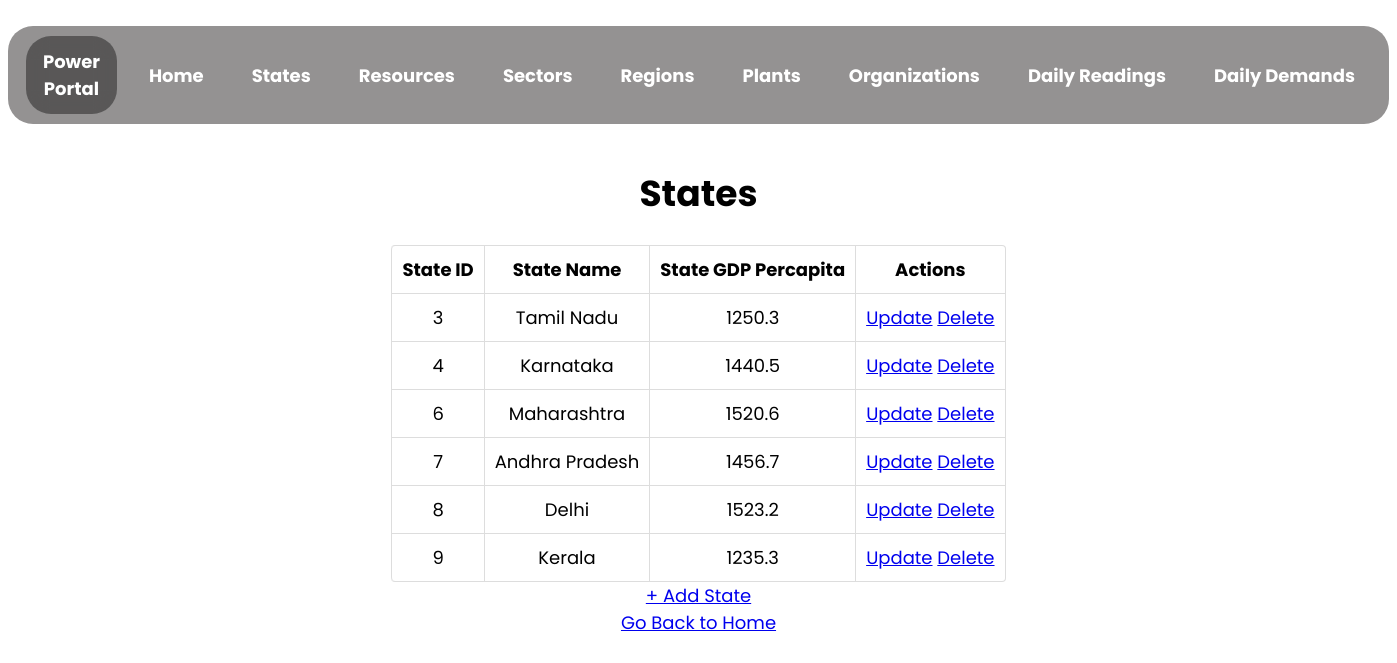
Before: /state with the older database file.
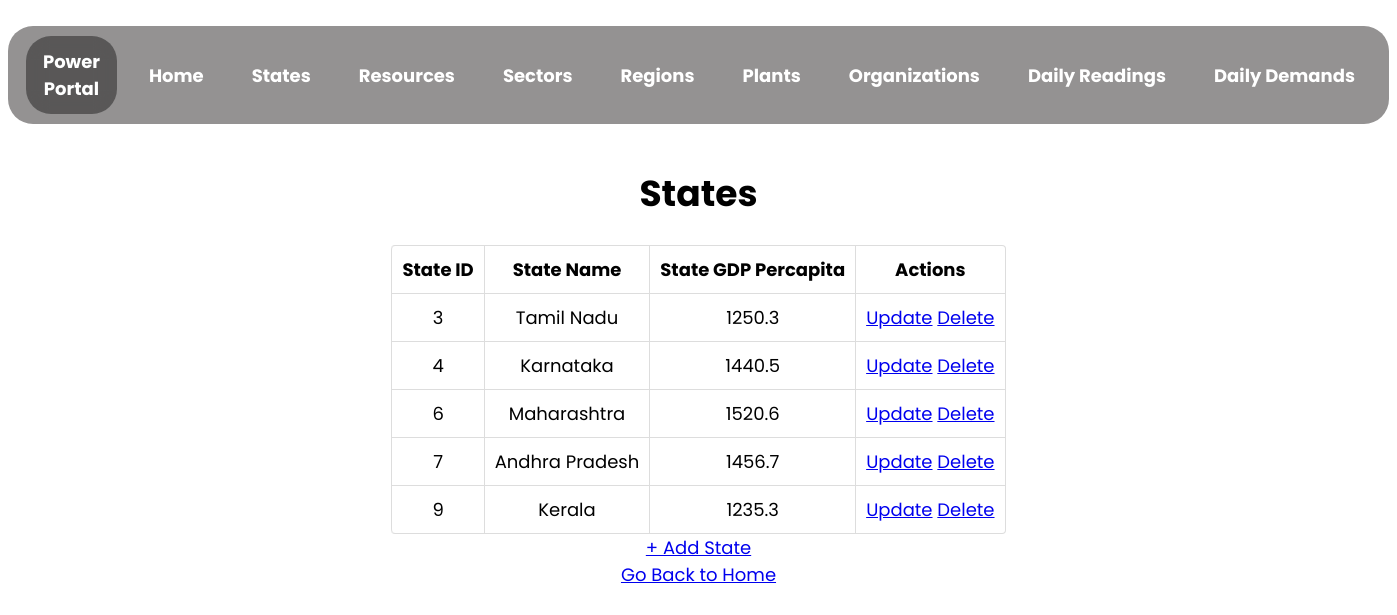
After: the same page with the newer database file.
### app.py (models this page shows)
class State(db.Model):
    __tablename__ = "states"
    state_id = db.Column(db.Integer, autoincrement = True, primary_key = True, unique = True, nullable = False)
    state_name = db.Column(db.String, nullable = False, unique = True)
    gdp_state_percapita = db.Column(db.Float)

### app.py (the view)
@app.route("/state", methods = ["GET"])
def view_state():
    state_list = State.query.all()
    return render_template(
        "view_state.html",
        state_list = state_list
    )

### templates/view_state.html (shortened to what this page needs)
<!DOCTYPE html>
<html lang="en">
  <head>
    <link rel="stylesheet" href="../static/assets/view.css">
  </head>
  <body>
    <nav>
      <ul class="menu-bar">
        <div class="logo">
          <a href="/">Power Portal </a>
        </div>
        <li><a href="/">Home</a></li>
        <li><a href="/state">States</a></li>
        <li><a href="/resource">Resources</a></li>
        <li><a href="/sector">Sectors</a></li>
        <li><a href="/region">Regions</a></li>
        <li><a href="/plant">Plants</a></li>
        <li><a href="/organization">Organizations</a></li>
        <li><a href="/daily_reading">Daily Readings</a></li>
        <li><a href="/daily_demand">Daily Demands</a></li>
      </ul>
    </nav>
    <h1 style="text-align: center">States</h1>
    {% if state_list | length == 0 %}
        <p>No States Found! Add the states now!</p>
        <a href="/state/create" type="button">+ Add State</a>
    {% else %}
    <table id="state-detail">
      <thead>
        <th>State ID</th>
        <th>State Name</th>
        <th>State GDP Percapita</th>
        <th>Actions</th>
      </thead>
      {% for state in state_list %}
      <tr>
        <td>{{state["state_id"]}}</td>
        <td>{{state["state_name"]}}</td>
        <td>{{state["gdp_state_percapita"]}}</td>
        <td>
            <a href="/state/{{state['state_id']}}/update" type="button">Update</a>
            <a href="/state/{{state['state_id']}}/delete" type="button">Delete</a>
        </td>
      </tr>
      {% endfor %}
    </table>
    <a href="/state/create" type="button">+ Add State</a>
    {% endif %}
    <br>
    <a href="/">Go Back to Home</a>
  </body>
</html>

### static/assets/view.css (style rules this page uses)
html { scroll-behavior: smooth; }
html { background-color: none; position: relative; -webkit-animation-name: animatebottom; -webkit-animation-duration: 1s; animation-name: animatebottom; animation-duration: 1s; }
body { font-family: 'Poppins', sans-serif; text-align: center; font-size: large; }
.logo { border-radius: 25px; height: fit-content; display: inline-flex; background-color: rgba(0,0,0,0.4); -webkit-backdrop-filter: blur(10px); backdrop-filter: blur(10px); align-items: center; vertical-align: middle; padding: 12px 16px; margin: 0 8px; top: 0; color: white; transition: all .2s; }
.logo a { text-decoration: none; color: white; font-weight: bold; }
.menu-bar { border-radius: 25px; height: fit-content; display: inline-flex; background-color: rgb(148, 146, 146); -webkit-backdrop-filter: blur(10px); backdrop-filter: blur(10px); align-items: center; padding: 0 10px; padding-top: 10px; padding-bottom: 10px; top: 0; }
.menu-bar li { list-style: none; color: white; padding: 12px 16px; margin: 0 8px; position: relative; cursor: pointer; white-space: nowrap; transition: all .2s; }
.menu-bar li a { color: white; text-decoration: none; font-weight: bold; }
table { width: fit-content; border: 1px solid #ddd; border-collapse: separate; border-left: 0; border-radius: 4px; border-spacing: 0px; margin-left: auto; margin-right: auto; }
thead { display: table-header-group; vertical-align: middle; border-color: inherit; border-collapse: separate; text-align: center; padding: 10px; }
tr { display: table-row; vertical-align: inherit; border-color: inherit; text-align: center; padding: 10px; }
th, td { padding: 5px 4px 6px 4px; text-align: center; vertical-align: top; border-left: 1px solid #ddd; padding: 10px; }
td { border-top: 1px solid #ddd; }
thead:first-child tr:first-child th:first-child, tbody:first-child tr:first-child td:first-child { border-radius: 4px 0 0 0; }
thead:last-child tr:last-child th:first-child, tbody:last-child tr:last-child td:first-child { border-radius: 0 0 0 4px; }

Changed rows visible on the page:
removed State: state_id "8", state_name "Delhi", gdp_state_percapita "1523.2"
